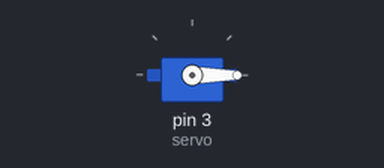
Recording of a sketch running on a simulated Arduino Uno, built with avr-gcc and run on an emulated ATmega328P. On the bench: servo.

Above: at 0.05 s.
At 2.35 s:
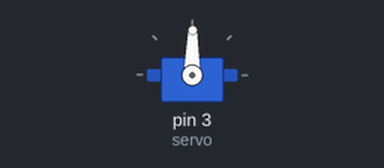
At 4.65 s:
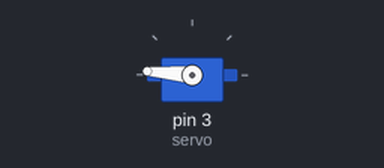
At 9.25 s:
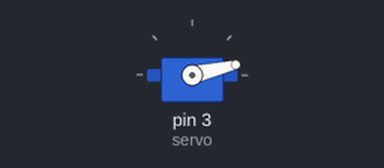
Timing chart, 0 to 13.6 s (numbered marks = the images above):
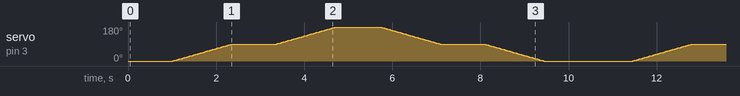

The sketch:

test_servo.ino
```cpp
// #include <Servo.h>

// Servo servo;

// void setup() {
//   servo.attach(3);
//   servo.write(0);
// }

// void loop() {
// }

#include <Servo.h>

Servo servo;

void setup() {
  servo.attach(3);
  servo.write(0);
}

void loop() {
  delay(1000);

  for (int sudut = 0; sudut <= 90; sudut++) {
    servo.write(sudut);
    delay(15);
  }
  delay(1000);

  for (int sudut = 91; sudut <= 180; sudut++) {
    servo.write(sudut);
    delay(15);
  }
  delay(1000);

  for (int sudut = 179; sudut >= 90; sudut--) {
    servo.write(sudut);
    delay(15);
  }
  delay(1000);

  for (int sudut = 89; sudut >= 0; sudut--) {
    servo.write(sudut);
    delay(15);
  }
  delay(1000);
}
```
